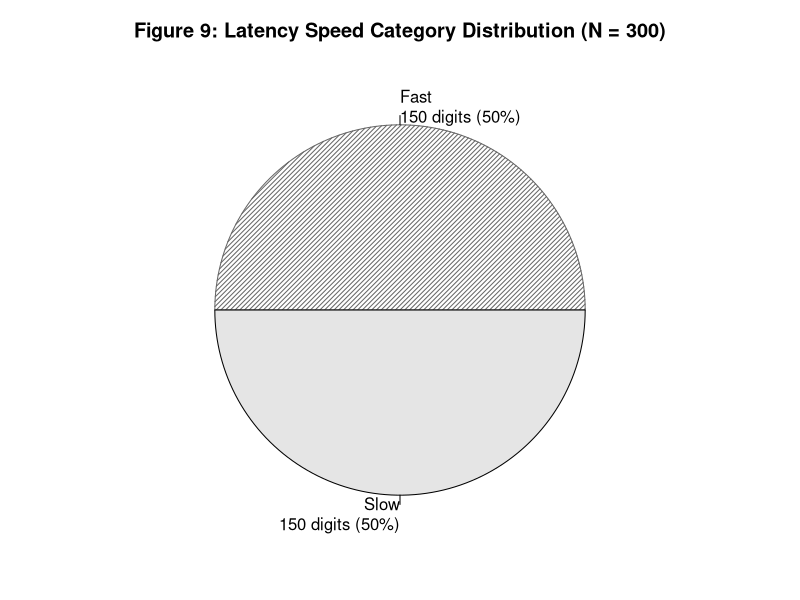

Source code (R):
# =====================================================================
# Figure 9: Latency Speed Distribution (Descriptive) - B&W / Print-Optimized
# =====================================================================

dir.create("figures", showWarnings = FALSE)
nmnist_data <- read.csv("nmnist_features.csv")

lat_med <- median(nmnist_data$latency_us)
nmnist_data$latency_speed <- as.factor(ifelse(nmnist_data$latency_us > lat_med, "Slow", "Fast"))

cat("Generating Figure 9: Latency Speed Pie Chart...\n")
png("figures/fig9_speed_pie.png", width = 2200, height = 1800, res = 300)
par(mar = c(2, 2, 3, 2))

speed_tbl <- table(nmnist_data$latency_speed)

# Matching style: High contrast grayscale fill with hatch lines for non-ambiguous pie slices in B&W
pie(speed_tbl, 
    col = c("gray40", "gray90"),
    density = c(30, NA),
    angle = c(45, 0),
    labels = paste0(names(speed_tbl), "\n", speed_tbl, " digits (", round(100 * prop.table(speed_tbl), 1), "%)"),
    main = "Figure 9: Latency Speed Category Distribution (N = 300)",
    cex.main = 1.2, cex = 1.0)

dev.off()

cat("Successfully generated figures/fig9_speed_pie.png\n")
